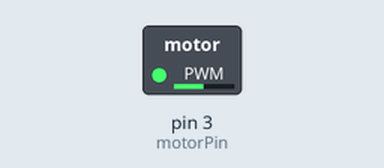
Bench run of a sketch on a simulated Arduino Uno, built with avr-gcc and run on an emulated ATmega328P. On the bench: switched loads named in the sketch (green lamp = pin HIGH).

Above: at 0.05 s.
At 3.3 s:
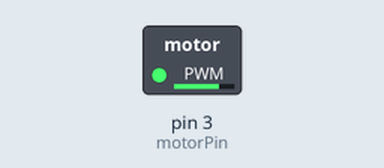
At 6.55 s:
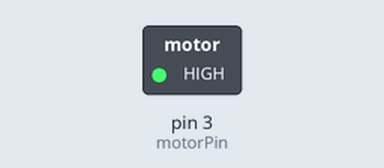
Timing chart, 0 to 10.2 s (numbered marks = the images above):
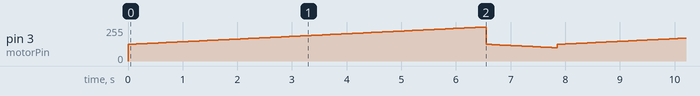

The sketch:

motor.ino
```cpp
/* Arduino Activities
 * Bing Li
 * April 17, 2017
 * TER3M1
 */

int motorPin = 3; // Set the pin on which the motor is connected
int spd;

void setup() {
  // Set motor pin to output
  pinMode(motorPin,OUTPUT);
}

void loop() {
  int delayTime = 50; // Milliseconds between each speed step

  // Accelerates the motor
  for(int i = 125; i < 256; i++){ // Goes through each speed from 0 to 255
    analogWrite(motorPin, i);   // Sets the new speed
    delay(delayTime);           // Waits for delayTime milliseconds
  }

  //Decelerates the motor
  for(int i = 125; i >= 100; i--){ // Goes through each speed from 255 to 0
    analogWrite(motorPin, i);   // Sets the new speed
    delay(delayTime);           // Waits for delayTime milliseconds
  }
}
```
